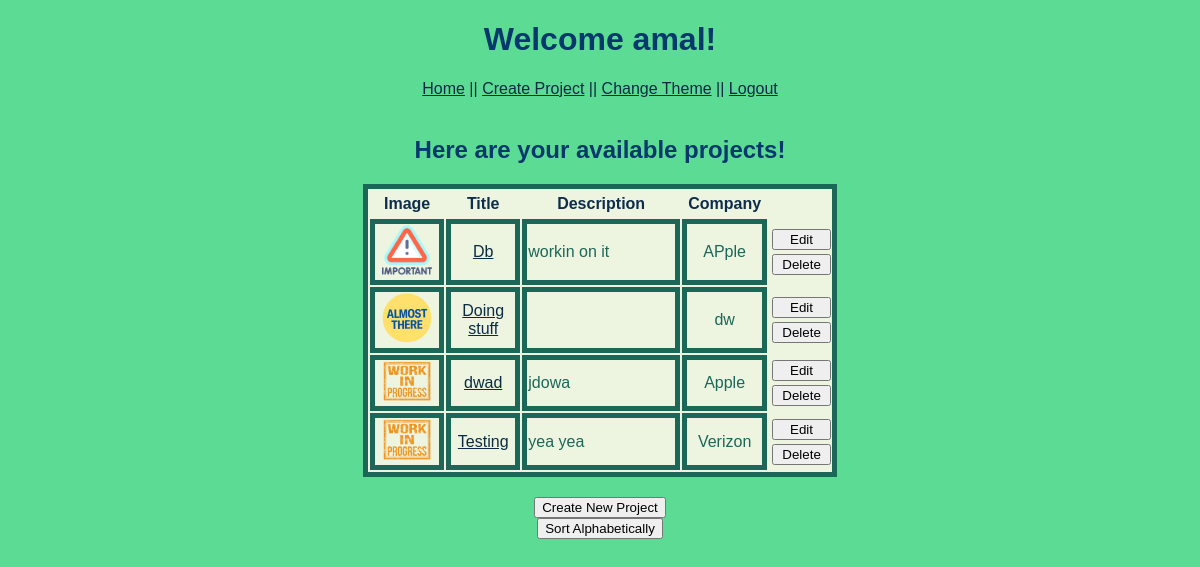
The page /sort (signed in) on the database its author committed.
### models.py (models this page shows, shortened)
class Project(db.Model):
    id = db.Column('id', db.Integer, primary_key = True)
    title = db.Column('title', db.String(200))
    detail = db.Column('detail', db.String(1000))
    company_name = db.Column('company_name', db.String(100))
    img_name = db.Column('img', db.String(100))
    user_id = db.Column(db.Integer, db.ForeignKey("user.id"), nullable=False)

### app.py (the view)
@app.route('/sort')
def sort():
    if session.get('user'):
        projects = find_projects()
        image1 = os.path.join(app.config['UPLOAD_FOLDER'], 'flow.png')
        image2 = os.path.join(app.config['UPLOAD_FOLDER'], 'testing.png')
        image3 = os.path.join(app.config['UPLOAD_FOLDER'], 'default.png')
        projects.sort(key = lambda project:project.title.lower())
        return render_template("index.html", user=session['user'], user_projects=projects, theme=session['user_theme'], project_image1=image1, project_image2=image2,project_image3=image3)
    return redirect(url_for('login'))

### models.py (called while the page is built)
def find_projects():
    return db.session.query(Project).all()

### templates/index.html (shortened to what this page needs)
<!DOCTYPE html>
<html lang="en">
<head>
    {% if theme == 1 %}
    <link rel="stylesheet" href="{{ url_for('static', filename='main.css')}}">
    {% elif theme == 3 %}
    <link rel="stylesheet" href="{{ url_for('static', filename='third.css')}}">
    {% else %}
    <link rel="stylesheet" href="{{ url_for('static', filename='second.css')}}">
    {% endif %}
</head>
<body>
    <h1>Welcome {{user}}!</h1>
    <nav>
        <a href="{{ url_for('index') }}">Home</a> <span class="nav-spacing">||</span>
        <a href="{{ url_for('new_project') }}">Create Project</a> <span class="nav-spacing">||</span>
        <a href="{{ url_for('change_style', theme_id=theme) }}" method="get">Change Theme</a> <span
            class="nav-spacing">||</span>
        <a href="{{ url_for('logout') }}">Logout</a>
    </nav>
    <div class="table-header">
        <br>
        <h2>Here are your available projects!</h2>
    </div>
    <div class="box">
        <table class="insideBox">
            <tr>
                <td>
                    <h3>Image</h3>
                </td>
                <td>
                    <h3>Title</h3>
                </td>
                <td>
                    <h3>Description</h3>
                </td>
                <td>
                    <h3>Company</h3>
                </td>
            </tr>
            <tr>
                {% for project in user_projects %}
                {% if project.img_name == "flow.png" %}
                <td class="tableRow"><img src="{{ project_image1 }}" width="50 px"></td>
                {% elif project.img_name == "testing.png" %}
                <td class="tableRow"><img src="{{ project_image2 }}" width="50 px"></td>
                {% else %}
                <td class="tableRow"><img src="{{ project_image3 }}" width="50 px"></td>
                {% endif %}
                <td class="tableRow"><a href="{{ url_for('get_project', project_id=project.id) }}">{{project.title}}</a>
                </td>
                <td class="tableRow2">{{project.detail}}</a></td>
                <td class="tableRow">{{project.company_name}}</a></td>
                <td>
                    <form action="{{url_for('edit_project',project_id=project.id)}}" method="get">
                        <input type="submit" value="Edit">
                    </form>
                    <form action="{{url_for('delete_project',project_id=project.id)}}" method="post">
                        <input type="submit" value="Delete">
                    </form>
                </td>
            </tr>
            {% endfor %}
        </table>
        <div class="projectView">
            <form action="{{ url_for('new_project') }}">
                <input type="submit" value="Create New Project">
            </form>
            <form action="{{url_for('sort')}}">
                <input type="submit" value="Sort Alphabetically">
            </form>
        </div>
    </div>
</body>
</html>

### static/main.css (style rules this page uses)
* { font-family: 'Gill Sans', 'Gill Sans MT', Calibri, 'Trebuchet MS', sans-serif; }
h1 { color:#05386B; text-align: center; }
h2 { color: #05386B; }
h3 { color:#0e2c4b; font-size: 16px; }
body { background:#5CDB95; }
a, .nav-spacing { color: inherit; color: #0a2b40; }
nav { text-align: center; }
.box { color: #1b6758; width: 40%; text-align: center; margin: 0px auto; }
.table-header { text-align: center; margin: 0px auto; }
.insideBox { background-color: #edf5e1; text-align: left; border: 5px solid; margin-bottom: 20px; width: 100%; }
.insideBox h3 { text-align: center; margin: 3px; }
.tableRow { border: 5px solid #1b6758; width: 5em; text-align: center; }
.tableRow2 { border: 5px solid #1b6758; width: 15em; }
.insideBox input[type=submit] { margin: 2px; width: 100%; }
.projectView { text-align: center; }

### rows shown on the page
Project: title "Db", detail "workin on it", company_name "APple"
Project: title "Doing stuff", company_name "dw"
Project: title "dwad", detail "jdowa", company_name "Apple"
Project: title "Testing", detail "yea yea", company_name "Verizon"

### other values the page prints
{{ user }} "amal"
